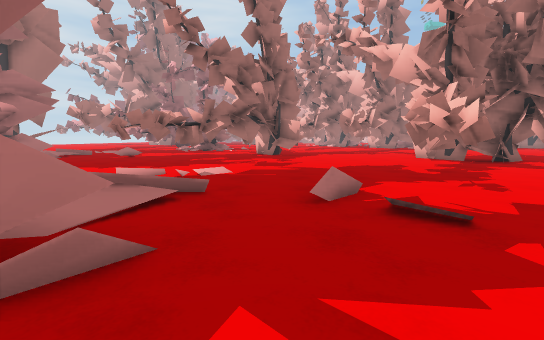
view 1 (above)

24 first-person views from a walk through a Unity game level. The camera is 1.3 m above the floor, tilts 6° down and sees 85° across. The floor is counted in squares, 2 m on a side. Each view is taken from the middle of a square. On the plan, view 1 faces up. The plan holds only what a view shows up to about 9 squares ahead; the rest is blank. The place goes on beyond the plan.

view 2
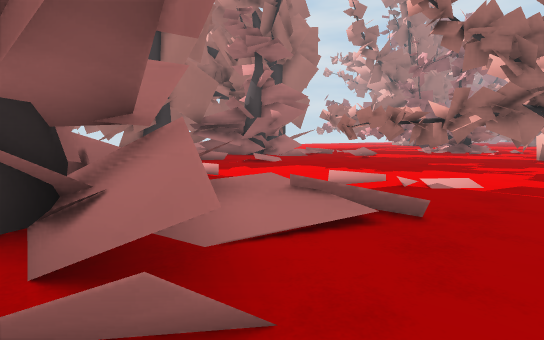

view 3
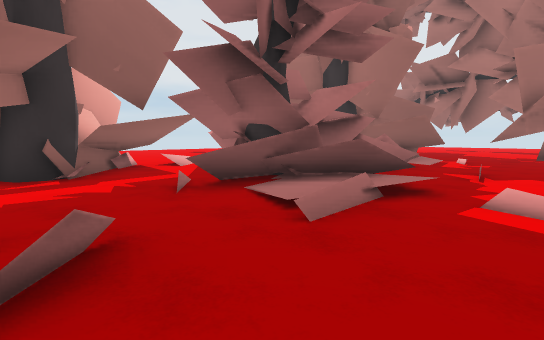

view 4
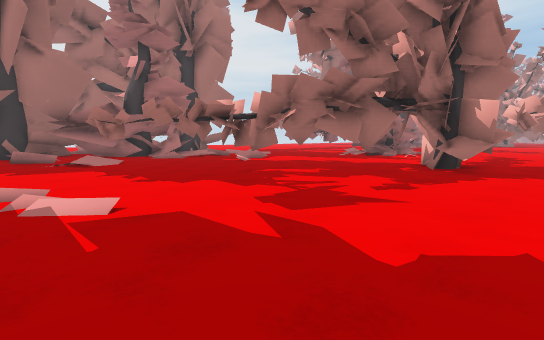

view 5
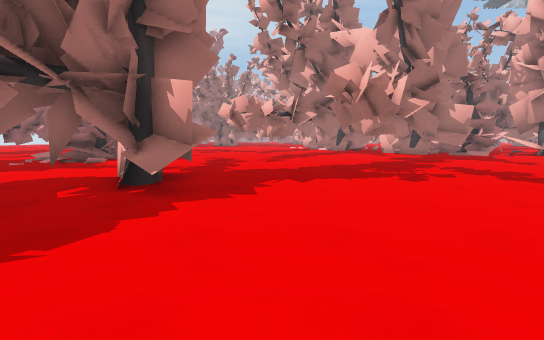

view 6
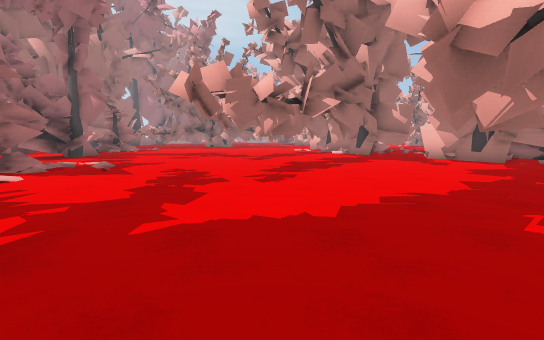

view 7
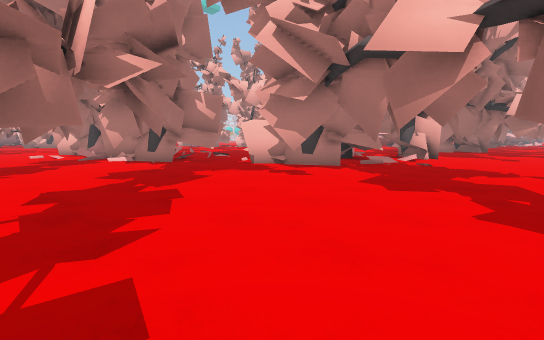

view 8
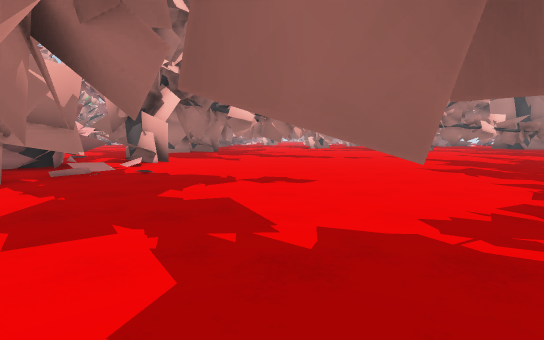

view 9
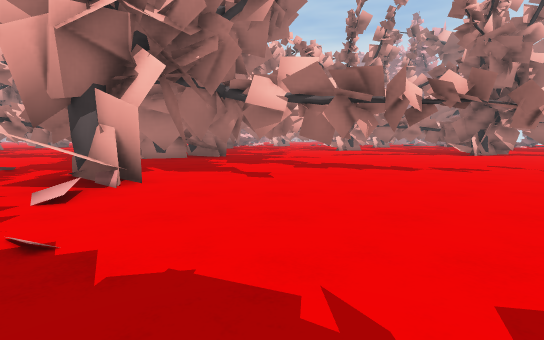

view 10
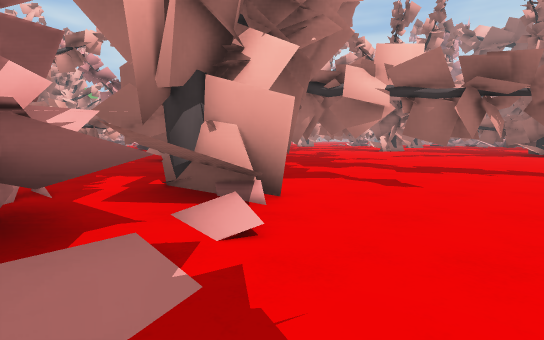

view 11
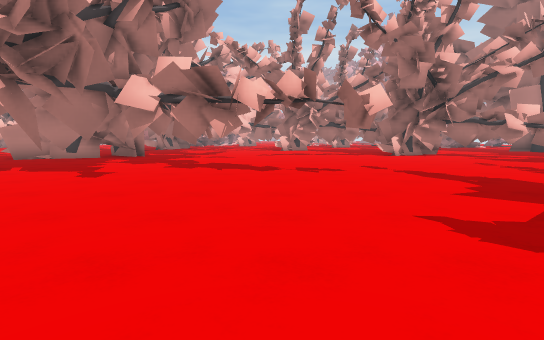

view 12
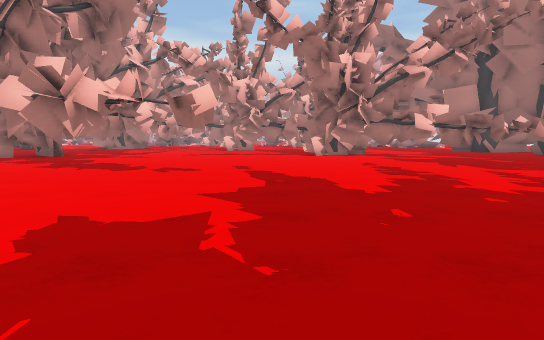

view 13
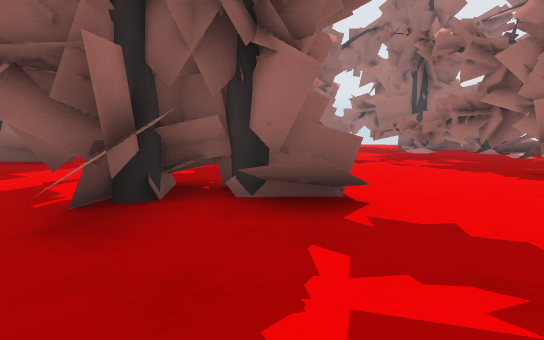

view 14
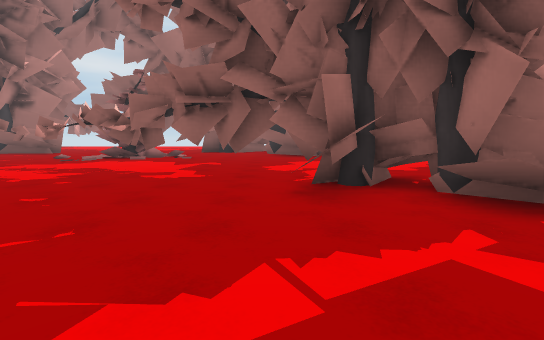

view 15
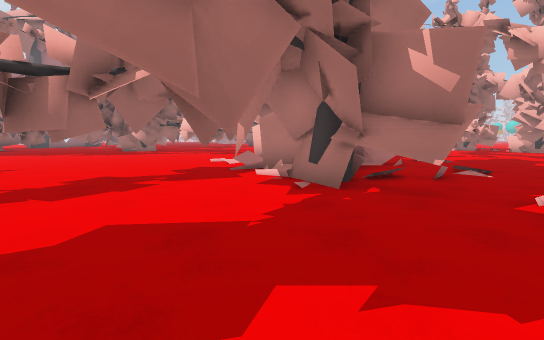

view 16
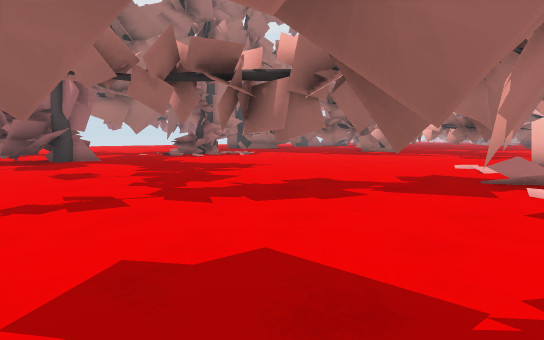

view 17
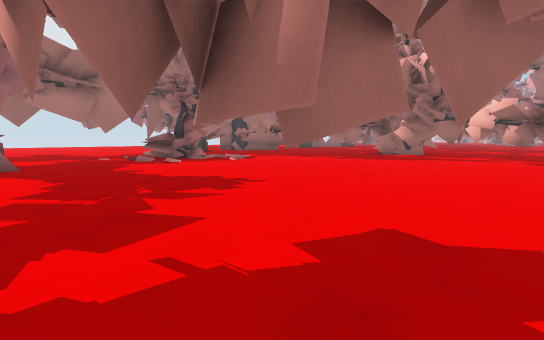

view 18
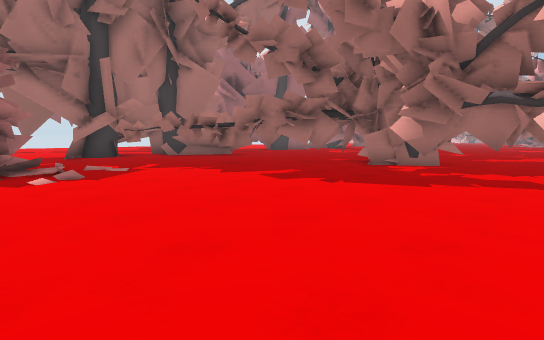

view 19
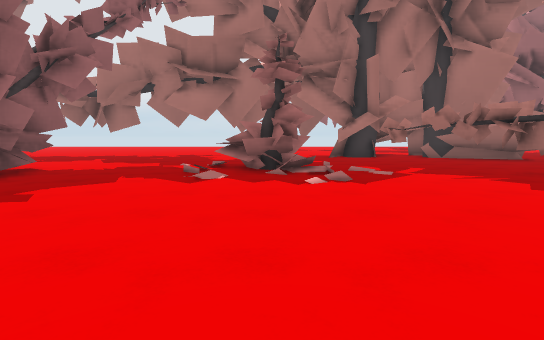

view 20
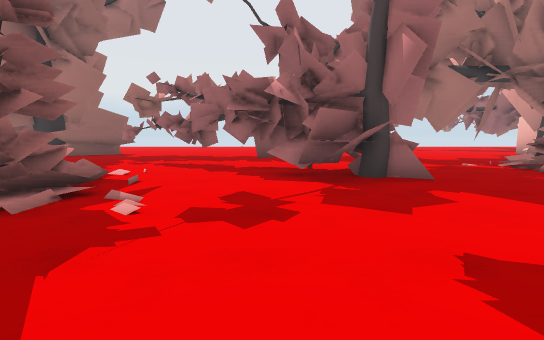

view 21
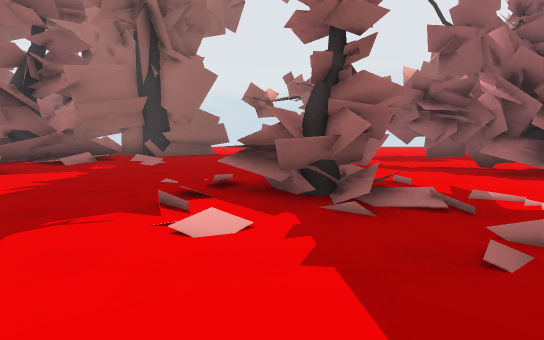

view 22
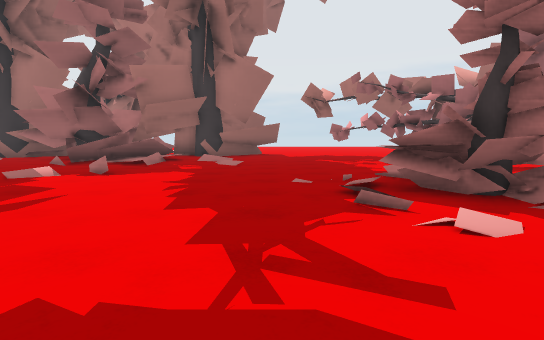

view 23
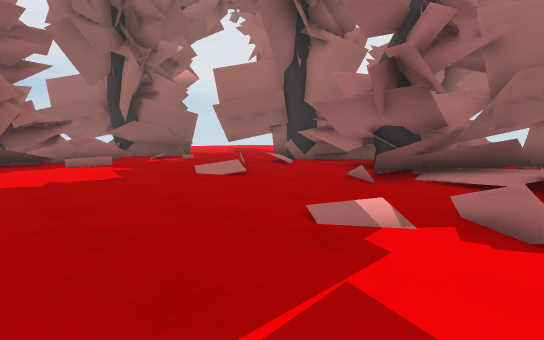

view 24
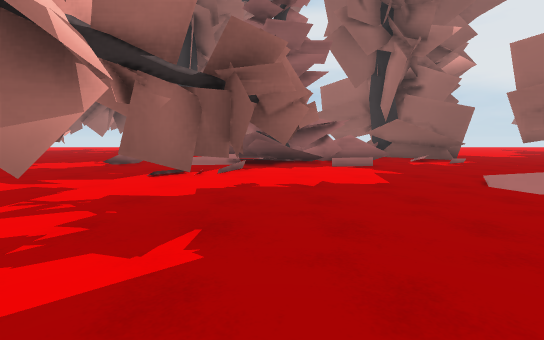

### Floor plan
Key: @ floor where view 1 was taken; # wall or solid block; x gap in a wall; . main floor; : floor 0.25 m higher than the main floor; / step, stairs or slope; = window, fence, low wall or low ledge; ^ raised ledge; T thing the floor can be seen under or through; R tree.
Columns run from 9 left of view 1 to 17 right of it. Each row starts with its distance up from view 1.
 35      ######
 34 x ..##.... #
 33 ...##.......
 32 ...#.........
 31  ..#..........^
 30 #............##
 29 ...R.........#      ..
 28   RR..........R R.....
 27 ..R./........#R RR...
 26 ...........T.## R....
 25 ...........T..##  ..
 24 ..........TT..###        ..
 23 ...TT..... ...#...      ...
 22 ..TTTT........#..^ RRR....#
 21 ..TT...... .#....# RRR##..#
 20 ..T........T#...####R###..#
 19 .# ....... T.........###x##
 18 .#..RRR... .....#.........#
 17 .....RR...x...#.........#x#
 16 ..............#.........T..
 15 .............##........T...
 14 ./..................... ...
 13 /.......TT............ ....
 12 ///.#...TTT. ..........#...
 11 ^..#....TT.................
 10 #=.....TT.....###..........
  9 #.....TT......###T.........
  8 ......T.......###TT........
  7 ......T......  ....T#......
  6 /=..........##.......##....
  5 ............#.............
  4 #....././..#.. ...........#
  3 ....=/#:/.=#.  ...
  2 x .#####=....
  1     .###..      #
  0      ##..@      #
 -1       #.###
 -2       .^##
 -3       ..#

Where each view was taken, in squares from view 1:
view 1: 0 up, 0 right, facing up
view 2: 1 up, 0 right, facing up-left
view 3: 5 up, 1 right, facing down-left
view 4: 5 up, 2 right, facing up-left
view 5: 8 up, 2 right, facing up
view 6: 12 up, 2 right, facing up
view 7: 16 up, 2 right, facing up-right
view 8: 16 up, 4 right, facing right
view 9: 17 up, 8 right, facing right
view 10: 19 up, 9 right, facing right
view 11: 14 up, 8 right, facing right
view 12: 11 up, 8 right, facing right
view 13: 12 up, 8 right, facing down-left
view 14: 13 up, 8 right, facing down
view 15: 20 up, 5 right, facing up
view 16: 21 up, 5 right, facing up-left
view 17: 23 up, 3 right, facing up-left
view 18: 28 up, 1 right, facing up-left
view 19: 28 up, 0 right, facing left
view 20: 21 up, 0 right, facing left
view 21: 17 up, 0 right, facing left
view 22: 15 up, 0 right, facing left
view 23: 12 up, 3 left, facing down-left
view 24: 11 up, 3 left, facing down
